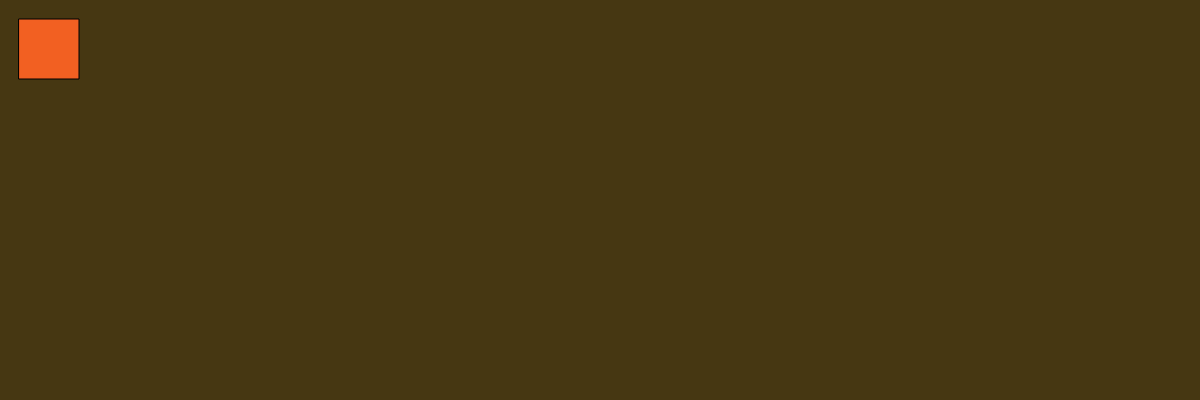
Frame 1 (no input)
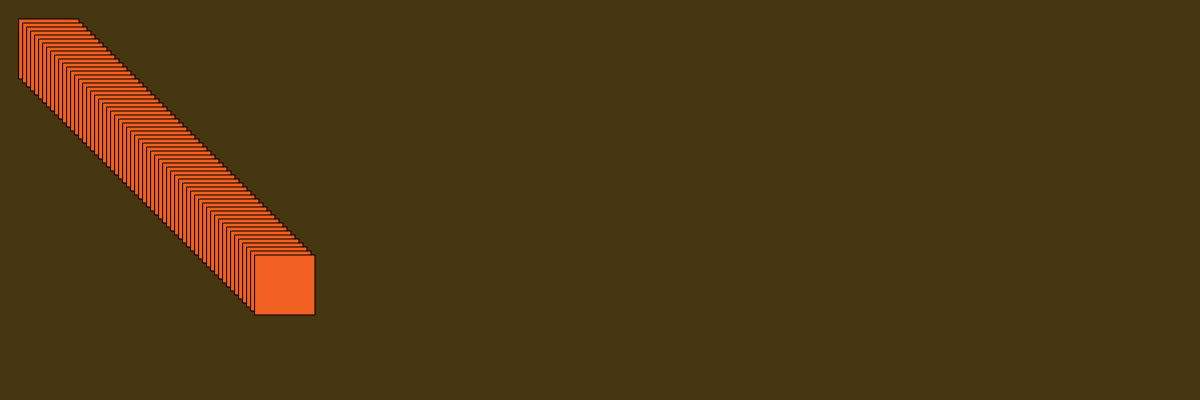
Frame 60 (no input)
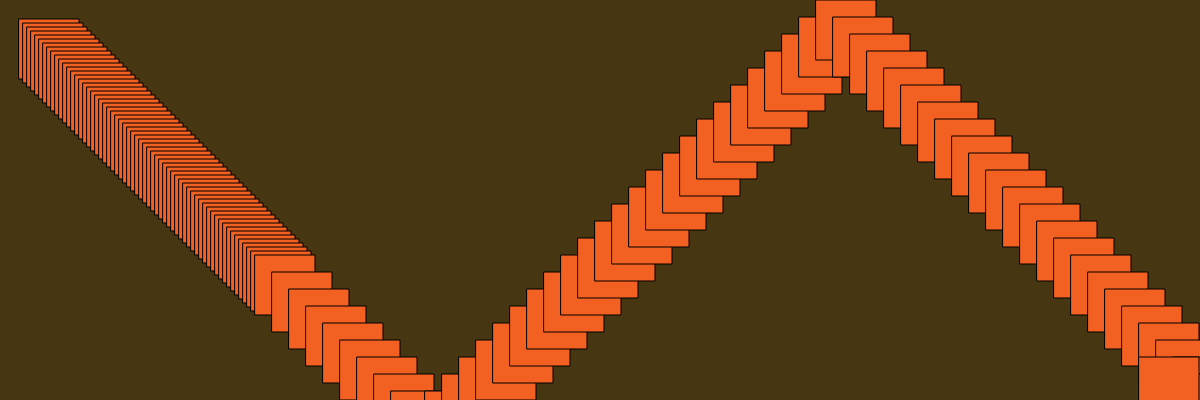
Frame 120 (the mouse pressed at the canvas centre since frame 60)

The p5.js sketch that drew these frames (run headless with seeded random() and noise() and a simulated clock; from frame 60 on, the mouse is pressed at the canvas centre):

// p5.js sketch
// ── sketch.js


let ball = {};
ball.width = 60;
ball.x = 15;
ball.y = 15;
ball.delta_x = 2;
ball.delta_y = 2;
ball.scale_x = 2;
ball.scale_y = 2;

function setup() {
    createCanvas(windowWidth, 400);
    background('rgb(70, 55, 18)');
}



function draw() {

    ball.x += ball.delta_x * ball.scale_x;
    ball.y += ball.delta_y * ball.scale_y;


    if (ball.x >= width || ball.x <= .3) {
        ball.delta_x = -1 * ball.delta_x;
    }
    if (ball.y >= height || ball.y <= .3) {
        ball.delta_y = -1 * ball.delta_y;
    }

    fill('rgb(242, 96, 34)');
    rect(ball.x, ball.y, ball.width, ball.width);
}

function mousePressed() {
    ball.scale_x = map(mouseX, 0, width, 2, 15);
    ball.scale_y = map(mouseY, 0, height, 2, 15);

}
